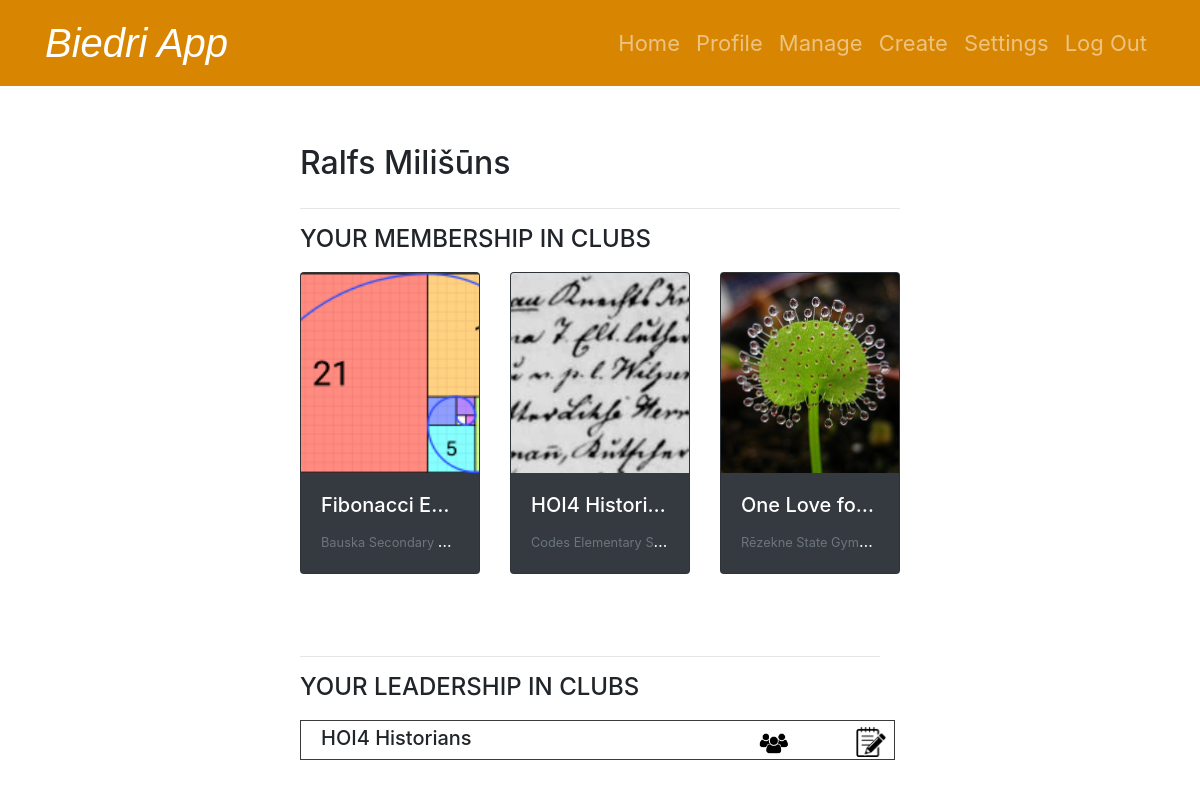
The app's page /profile/thepaldaliator-47915a (signed in) with its own data.
### tables this page shows
CREATE TABLE "users" (
	"id"	INTEGER,
	"name"	TEXT NOT NULL,
	"surname"	TEXT NOT NULL,
	"username"	TEXT NOT NULL UNIQUE,
	"password"	TEXT NOT NULL,
	"email"	TEXT NOT NULL UNIQUE,
	"region"	TEXT NOT NULL,
	"school"	TEXT NOT NULL,
	"photo"	INTEGER,
	"last_edited"	TEXT,
	"slug"	TEXT UNIQUE,
	PRIMARY KEY("id" AUTOINCREMENT)
);

CREATE TABLE "clubs" (
	"id"	INTEGER,
	"leader_id"	BLOB,
	"name"	TEXT UNIQUE,
	"category"	TEXT,
	"photo"	TEXT,
	"description"	TEXT,
	"school"	TEXT,
	"goal"	TEXT,
	"slug"	TEXT UNIQUE,
	PRIMARY KEY("id" AUTOINCREMENT)
);

### app.py (the view)
@app.route('/profile/<slug>')
@login_required
def profile(slug):
    try:
        conn = get_db_connection()
        cursor = conn.cursor()
        user = cursor.execute("SELECT * FROM users WHERE slug = ?", (slug,)).fetchone()
        joined = cursor.execute("""
                                    SELECT c.*
                                    FROM clubs c
                                    JOIN members m ON c.id = m.club_id
                                    WHERE m.user_id = ?
                                """, (user["id"],)).fetchall()
        owned = cursor.execute("SELECT * FROM clubs WHERE leader_id = ?", (user["id"],)).fetchall()
        return render_template("profile.html", user=user, joined=joined, owned=owned)
    except sqlite3.Error as e:
        return error(f"{e}", 500)
    finally:
        conn.close()

### app.py (called while the page is built)
def get_db_connection():
    conn = sqlite3.connect(db)
    conn.row_factory = sqlite3.Row
    return conn

@app.after_request
def after_request(response):
    response.headers["Cache-Control"] = "no-cache, no-store, must-revalidate"
    response.headers["Expires"] = 0
    response.headers["Pragma"] = "no-cache"
    return response

### helpers.py (called while the page is built)
def login_required(f):
    @wraps(f)
    def decorated_function(*args, **kwargs):
        if session.get("user_id") is None:
            return redirect("/login")
        return f(*args, **kwargs)
    return decorated_function

### templates/profile.html (shortened to what this page needs)
{% extends "layout.html" %}
{% block main %}
<div class="without-underline">
    <h2>{{user["name"]}} {{user["surname"]}}</h2>
    <hr>
    <h4>YOUR MEMBERSHIP IN CLUBS</h4>
    {% if not joined %}
        <p>YOU HAVE NOT JOINED A CLUB YET...</p>
        <p><em>Feel free to find clubs of your interest <strong><a href="/">here</a></strong> </em></p>
    {% else %}
    <div class="overflow-auto">
        <div class="row flex-nowrap">
            {% for club in joined %}
                <a href="/club/{{ club['id'] }} " class="col-md-4 mb-3">
                    <div class="card text-white bg-dark">
                        <img class="card-img-top" src="
                            {% if club['photo'] is none %}
                                {{ url_for('static', filename='files/jive-sgroup-default-portrait-large.png') }}
                            {% else %}
                                {{ url_for('static', filename='files/' + club['photo']) }}
                            {% endif %}
                        " alt="Card image cap">
                        <div class="card-body">
                            <h5 class="card-title text-truncate-1-line">{{ club["name"] }}</h5>
                            <p class="card-text text-truncate-1-line"><small class="text-muted ">{{ club["school"] }}</small></p>
                        </div>
                    </div>
                </a>
            {% endfor %}
        </div>
    </div>
    {% endif %}
    <div class="manage-container">
        <hr>
        <h4>YOUR LEADERSHIP IN CLUBS</h4>
        <div class="manage-clubs">
            {% if not owned %}
            <p>YOU HAVE NOT CREATED A CLUB YET...</p>
            <p><em>Feel free to create clubs of your interest <strong><a href="/create">here</a></strong> </em></p>
            {% else %}
                {% for club in owned %}
                    <div class="club-row row">
                        <div class="col-9 ">
                            <h5 class="card-title text-truncate-1-line">{{ club["name"] }}</h5>
                        </div>
                        <div class="col-2">
                            <form action="/members" method="post">
                                <button type="submit" class="btn btn-link">
                                    <img src="static\files\983470-200.png" class="img-edit">
                                </button>
                            </form>
                        </div>
                        <div class="col-1">
                            <form action="/edit" method="post">
                                <button type="submit" class="btn btn-link">
                                    <img src="static\files\32355.png" class="img-edit">
                                </button>
                            </form>
                        </div>
                    </div>
                {% endfor %}
            {% endif %}
        </div>
    </div>
</div>
{% endblock %}

### templates/layout.html (shortened to what this page needs)
<!DOCTYPE html>
<html lang="en">
<head>
<link rel="stylesheet" type="text/css" href="{{ url_for('static', filename='styles.css') }}">
<link href="https://stackpath.bootstrapcdn.com/bootstrap/4.5.2/css/bootstrap.min.css" rel="stylesheet">
</head>
<body>
    <nav class="navbar navbar-expand-lg navbar-dark bg-custom">
        <div class="container">
            <a class="navbar-brand" href="/">Biedri App</a>
            <div class="collapse navbar-collapse" id="navbarNav">
                {% if session["user_id"] %}
                <ul class="navbar-nav ml-auto">
                    <li class="nav-item">
                        <a class="nav-link" href="/">Home</a>
                    </li>
                    <li class="nav-item">
                        <a class="nav-link" href="{{ url_for('profile', slug = session['slug']) }}">Profile</a>
                    </li>
                    <li class="nav-item">
                        <a class="nav-link" href="/manage">Manage</a>
                    </li>
                    <li class="nav-item">
                        <a class="nav-link" href="/create">Create</a>
                    </li>
                    <li class="nav-item">
                        <a class="nav-link" href="/settings">Settings</a>
                    </li>
                    <li class="nav-item">
                        <a class="nav-link" href="/logout">Log Out</a>
                    </li>
                </ul>
                {% endif %}
            </div>
        </div>
    </nav>
    <div class="center-50 mt-5 ">
        {% block main %}{% endblock %}
    </div>
</body>
</html>

### static/styles.css (style rules this page uses)
.bg-custom { background-color: rgb(216, 134, 2); }
html { overflow-y: scroll; }
.text-truncate-1-line { max-width: 100% !important; white-space: nowrap !important; overflow: hidden !important; text-overflow: ellipsis !important; }
.btn-link { padding: 0 !important; }
.img-edit { max-height: 30px; width: auto; display: block; }
h2 { padding-top: 10px; padding-bottom: 10px; }
.manage-container { padding: 40px 0 200px 0 !important; margin-right: 20px; }
h4 { padding-bottom: 10px; }
.club-row { border: 1px solid #3a3a3a; height: 40px; margin-bottom: 20px; padding: 5px 5px 5px 5px; margin-left: 0px !important; }
.navbar-brand { font-size: 40px !important; font-family:'Gill Sans', 'Gill Sans MT', Calibri, 'Trebuchet MS', sans-serif; font-style: oblique; }
.navbar-nav .nav-link { font-size: 22px !important; ; }
.card-img-top { width: 100%; height: 200px; object-fit: cover; }
.card-body { text-align: left; }
.card { display: inline-block; width: 100%; margin: 0 0 10px 0; transition: all 0.3s ease-in-out; }
.center-50 { width: 50% !important; margin: 0 auto !important; padding-bottom: 100px; }
.without-underline a { text-decoration: none !important; color: inherit !important; }

### records on screen
users: name "Ralfs", surname "Milišūns"
clubs: photo (picture), name "Fibonacci E…", school "Bauska Secondary…"
clubs: photo (picture), name "HOI4 Histori…", school "Codes Elementary S…", name "HOI4 Historians"
clubs: photo (picture), name "One Love fo…", school "Rēzekne State Gym…"
